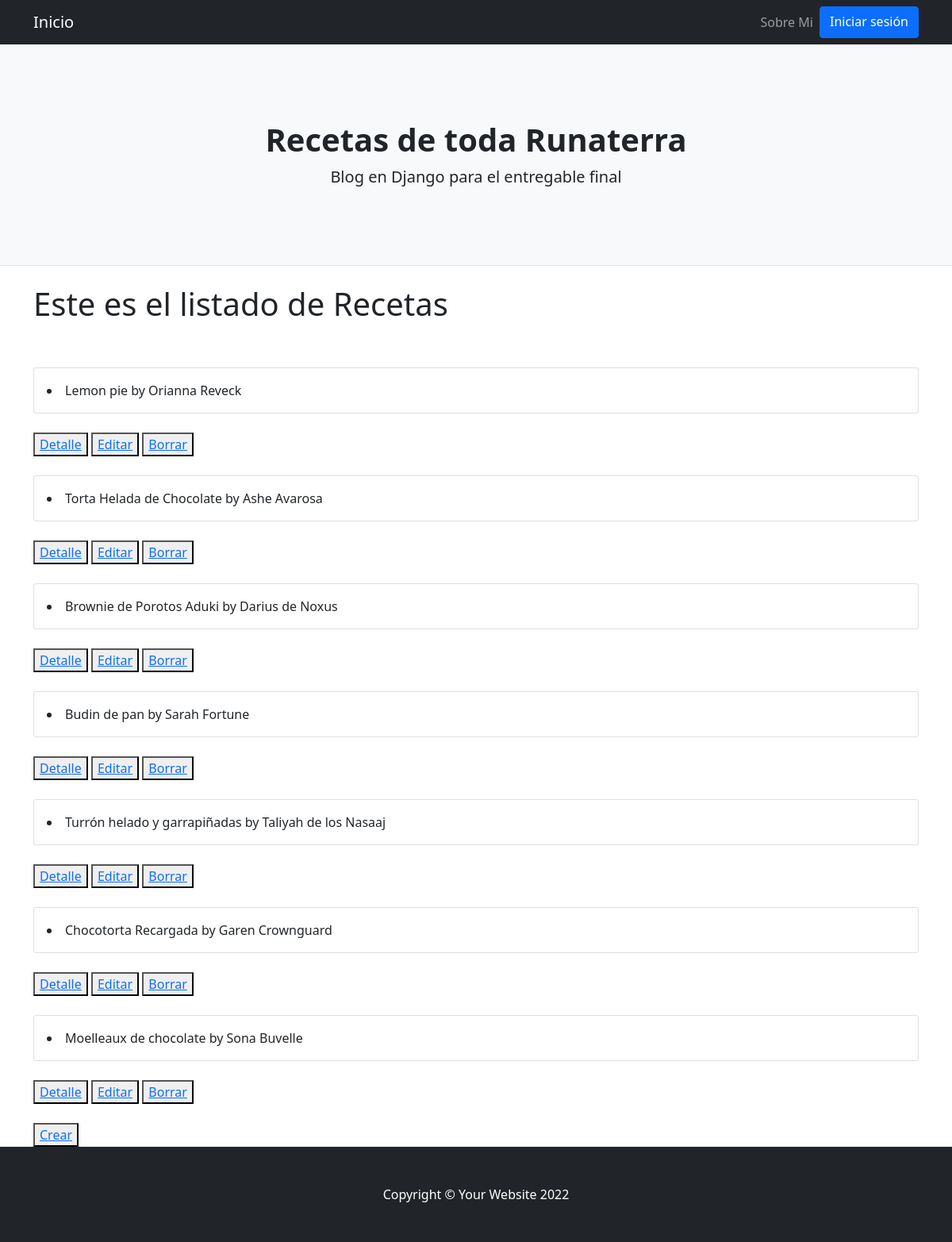
/posts/, run on the app's committed database.
### AppBlog/models.py (models this page shows)
class Posts(models.Model):
    id = models.AutoField(primary_key=True)
    titulo = models.CharField(max_length=40)
    subtitulo = models.CharField(max_length=40)
    cuerpo = RichTextField()
    autor = models.CharField(max_length=40)
    fecha = models.DateField(default=datetime.now)
    imagen = models.URLField(max_length = 255, blank = False, null= False)
    class Meta:
        verbose_name_plural = "Posts"
        verbose_name = "Post"
    def __str__(self):
        return f'{self.titulo} by {self.autor}'

### AppBlog/views.py (the view)
# urls.py: path('posts/', PostsList.as_view(), name='posts_lista'),
class PostsList(ListView):
    model = Posts
    template_name = "AppBlog/posts_list.html"

### AppBlog/Templates/AppBlog/posts_list.html
{% extends "AppBlog/padre.html" %}
{% load static %}
{% block contenidoQueCambia %}
<h1>Este es el listado de Recetas</h1>
{% for post in object_list %}
<br>
<br>
<div class="card mb-4">
  <div class="card-body">
    <li>{{post}}</li>
  </div>
</div>
<button>
  <a href="{% url 'posts_detalle' post.id %}">Detalle</a>
</button>
<button>
  <a href="{% url 'posts_editar' post.id%}">Editar</a>
</button>
<button>
  <a href="{% url 'posts_borrar' post.id %}">Borrar</a>
</button>
{% endfor %}
<br>
<br>
<button>
  <a href="{% url 'posts_crear' %}">Crear</a>
</button>
{% endblock %}

### AppBlog/Templates/AppBlog/padre.html (shortened to what this page needs)
<!DOCTYPE html>
<html lang="en">
    <head>
        {% load static %}
        <link href="{% static 'AppBlog/css/styles.css' %}" rel="stylesheet" />
    </head>
    <body>
        <nav class="navbar navbar-expand-lg navbar-dark bg-dark">
            <div class="container">
                <a class="navbar-brand" href="{% url 'inicio' %}">Inicio</a>
                <div class="collapse navbar-collapse" id="navbarSupportedContent">
                    <ul class="navbar-nav ms-auto mb-2 mb-lg-0">
                        <li class="nav-item"><a class="nav-link" href="{% url 'about-me' %}">Sobre Mi</a></li>
                        {% if user.is_authenticated %}
                            <li class="nav-item"><a class="nav-link" href="{% url 'posts_lista' %}">Recetas</a></li>
                            <li class="nav-item"><a class="nav-link" href="{% url 'autores_lista' %}">Autores</a></li>
                            <li class="nav-item"><a class="nav-link" href="{% url 'Logout' %}">Cerrar sesión</a></li>
                            <a href="{% url 'perfil' %}">Hola {{user.username}}</a>
                        {% else %}
                            <a class="btn btn-primary" href="{% url 'Login' %}">Iniciar sesión</a>
                        {% endif %}
                    </ul>
                </div>
            </div>
        </nav>
        <header class="py-5 bg-light border-bottom mb-4">
            <div class="container">
                <div class="text-center my-5">
                    <h1 class="fw-bolder">Recetas de toda Runaterra</h1>
                    <p class="lead mb-0">Blog en Django para el entregable final</p>
                </div>
            </div>
        </header>
        <div class="container">
        {% block contenidoQueCambia %}
        {% endblock %}
        </div>
        <footer class="py-5 bg-dark">
            <div class="container"><p class="m-0 text-center text-white">Copyright &copy; Your Website 2022</p></div>
        </footer>
    </body>
</html>

### data on the page
Posts: titulo+autor "Lemon pie by Orianna Reveck"
Posts: titulo+autor "Torta Helada de Chocolate by Ashe Avarosa"
Posts: titulo+autor "Brownie de Porotos Aduki by Darius de Noxus"
Posts: titulo+autor "Budin de pan by Sarah Fortune"
Posts: titulo+autor "Turrón helado y garrapiñadas by Taliyah de los Nasaaj"
Posts: titulo+autor "Chocotorta Recargada by Garen Crownguard"
Posts: titulo+autor "Moelleaux de chocolate by Sona Buvelle"
